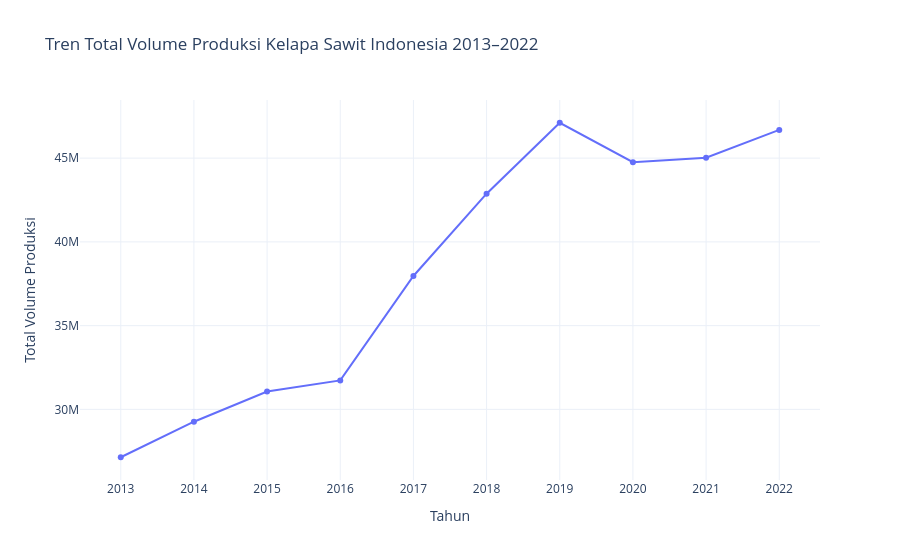

Notebook source saved alongside this figure:
### Code cell
fig = px.line(
    volume_by_year,
    x="year",
    y="total_volume",
    markers=True,
    title="Tren Total Volume Produksi Kelapa Sawit Indonesia 2013–2022",
    labels={
        "year": "Tahun",
        "total_volume": "Total Volume Produksi"
    }
)

fig.update_layout(
    template="plotly_white",
    xaxis=dict(dtick=1),
    hovermode="x unified"
)

fig.show()

### Figure 1 — Plotly figure (JSON) as saved in the notebook; plotly's stock layout.template omitted (floating-point values rounded to 4 significant figures)
{"data": [{"hovertemplate": "Tahun=%{x}<br>Total Volume Produksi=%{y}<extra></extra>", "legendgroup": "", "line": {"color": "#636efa", "dash": "solid"}, "marker": {"symbol": "circle"}, "mode": "lines+markers", "name": "", "orientation": "v", "showlegend": false, "type": "scatter", "x": [2013, 2014, 2015, 2016, 2017, 2018, 2019, 2020, 2021, 2022], "xaxis": "x", "y": [27140000.0, 29270000.0, 31070000.0, 31730000.0, 37970000.0, 42880000.0, 47110000.0, 44760000.0, 45020000.0, 46690000.0], "yaxis": "y"}], "layout": {"hovermode": "x unified", "legend": {"tracegroupgap": 0}, "title": {"text": "Tren Total Volume Produksi Kelapa Sawit Indonesia 2013–2022"}, "xaxis": {"anchor": "y", "domain": [0, 1], "dtick": 1, "title": {"text": "Tahun"}}, "yaxis": {"anchor": "x", "domain": [0, 1], "title": {"text": "Total Volume Produksi"}}}}
